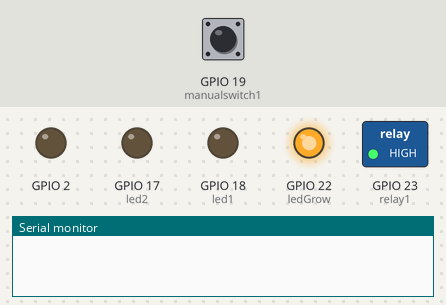
Recording of a sketch running on a simulated ESP32. On the bench: switched loads named in the sketch (green lamp = pin HIGH), output pins drawn as LEDs (lit = HIGH), the last lines printed to the serial monitor. The test bench sets the inputs (shaded band); at power-on: GPIO 19 (manualswitch1) HIGH. WiFi joins after 1.5 s; servers stay silent unless stated.

Above: at 2.7 s.
2.8 s: GPIO 19 (manualswitch1) pulled LOW for 0.15 s
At 3.2 s:
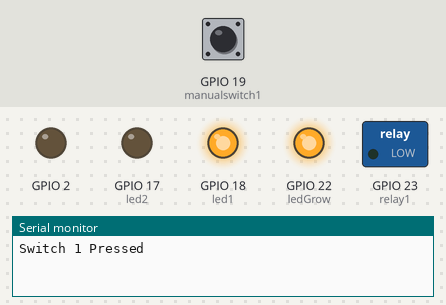
4.4 s: GPIO 19 (manualswitch1) pulled LOW for 1 s
At 5.7 s:
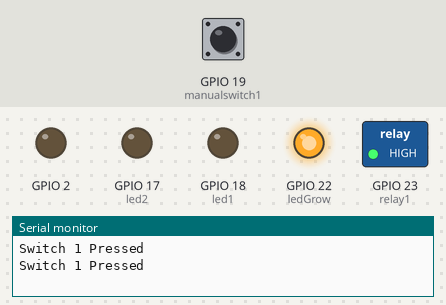
6.9 s: GPIO 19 (manualswitch1) pulled LOW for 3.2 s
At 7.6 s:
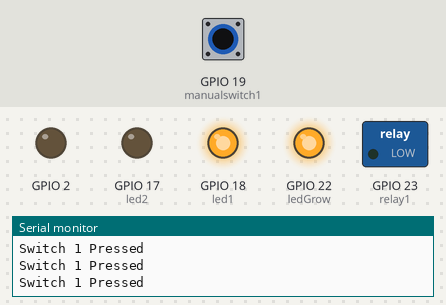
Timing chart, 0 to 9.9 s (numbered marks = the images above; inputs shaded):
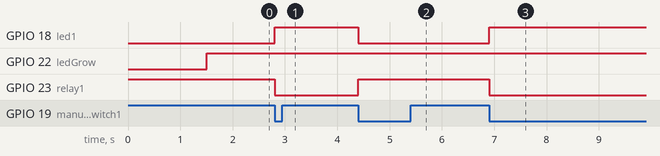

Measured:
- after the input at 2.8 s, GPIO 18 (led1): LOW → HIGH at once; GPIO 23 (relay1): HIGH → LOW at once
- after the input at 4.4 s, GPIO 18 (led1): HIGH → LOW at once; GPIO 23 (relay1): LOW → HIGH at once
- after the input at 6.9 s, GPIO 18 (led1): LOW → HIGH at once; GPIO 23 (relay1): HIGH → LOW at once

The sketch:

gg_dec23a.ino
```cpp
#include "arduino_secrets.h"


#include "thingProperties.h"
int ledGrow = 22;
int relay1 = 23;
int led1 = 18;//แสดงสถานะปั้ม
int led2 = 17;//แสดงสถานะ ledGrowlight
boolean state1 = false;
int manualswitch1 = 19;//กดปั้ม

void setup() {
  int state1 = true;
  Serial.begin(9600);
  pinMode(2, OUTPUT);
  pinMode(ledGrow, OUTPUT); //ไฟ
  pinMode(relay1, OUTPUT); //ปัม
  pinMode(led1, OUTPUT); //ไฟแสดงปั้ม
  pinMode(led2, OUTPUT);//ไฟแสดง LEDgrowlight
  pinMode(manualswitch1, INPUT_PULLUP); //สวิสปั้ม
  digitalWrite(relay1, state1);
  //digitalWrite(led1, HIGH);
  delay(1500);
  // Defined in thingProperties.h
  initProperties();

  // Connect to Arduino IoT Cloud
  ArduinoCloud.begin(ArduinoIoTPreferredConnection);


  setDebugMessageLevel(2);
  ArduinoCloud.printDebugInfo();
}

void loop() {
  ArduinoCloud.update();
  //ระบบ ปั้ม+ปุ่มกด
  if (digitalRead(manualswitch1) == LOW)
  {
    Serial.println("Switch 1 Pressed");
    light1 = !light1;
    onLight1Change();
    while (digitalRead(manualswitch1) == LOW) {}
    delay(500);
  }

  // ledGrowlight code อิอิ
  if (schedule.isActive()) {
    digitalWrite(ledGrow, LOW);
    ledgrow_status = true;
  } else {
    digitalWrite(ledGrow, HIGH);
    ledgrow_status = false;
  }
  //ระบบไฟแสดงสถานะ ledGrowlight
  if(ledgrow_status == HIGH){
    digitalWrite(led2,HIGH);
  } else{
    digitalWrite(led2,LOW);
  }

}

void onLight1Change()  {
  digitalWrite(relay1, state1);
  state1 = !state1;

  if (state1 == true) { //ไฟแสดงจริงปั้ม
    digitalWrite(led1, HIGH);
  } else {
    digitalWrite(led1, LOW);
  }
}

void onLedgrowStatusChange()  {

}

void onScheduleChange()  {

}
```

arduino_secrets.h
```cpp
#define SECRET_DEVICE_KEY ""
#define SECRET_OPTIONAL_PASS ""
#define SECRET_SSID ""
```

thingProperties.h
```cpp
// Code generated by Arduino IoT Cloud, DO NOT EDIT.

#include <ArduinoIoTCloud.h>
#include <Arduino_ConnectionHandler.h>

const char DEVICE_LOGIN_NAME[]  = "";

const char SSID[]               = SECRET_SSID;    // Network SSID (name)
const char PASS[]               = SECRET_OPTIONAL_PASS;    // Network password (use for WPA, or use as key for WEP)
const char DEVICE_KEY[]  = SECRET_DEVICE_KEY;    // Secret device password

void onLight1Change();
void onScheduleChange();
void onLedgrowStatusChange();

CloudSwitch light1;
CloudSchedule schedule;
bool ledgrow_status;

void initProperties(){

  ArduinoCloud.setBoardId(DEVICE_LOGIN_NAME);
  ArduinoCloud.setSecretDeviceKey(DEVICE_KEY);
  ArduinoCloud.addProperty(light1, READWRITE, ON_CHANGE, onLight1Change);
  ArduinoCloud.addProperty(schedule, READWRITE, ON_CHANGE, onScheduleChange);
  ArduinoCloud.addProperty(ledgrow_status, READWRITE, ON_CHANGE, onLedgrowStatusChange);

}

WiFiConnectionHandler ArduinoIoTPreferredConnection(SSID, PASS);
```
